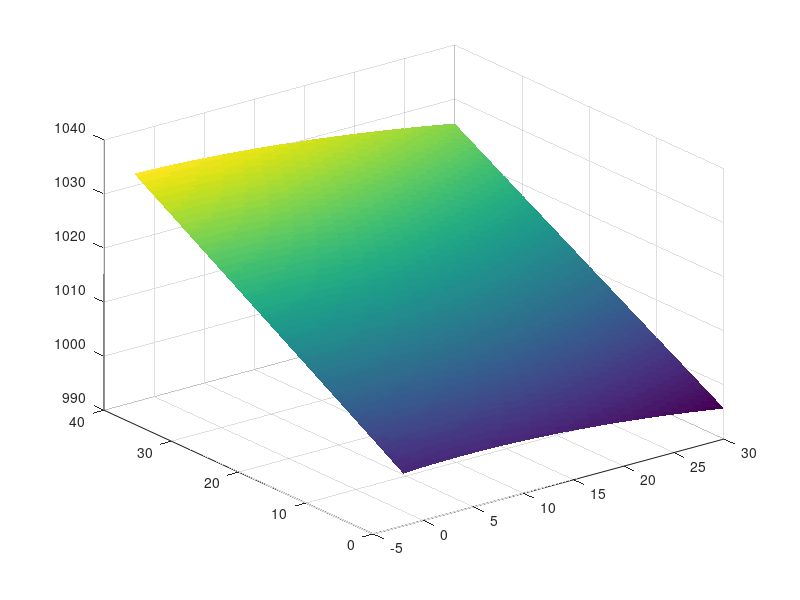

This figure's MATLAB source: (Note: this script raises an error after producing the figure.)
t = linspace(-2, 30, 100);
s = linspace(0, 40, 100);
[T, S] = meshgrid(t, s);
rho0 = 999.842594 + 6.793952e-2 .* T - 9.095290e-3 .* T.^2 + ...
       1.001685e-4 .* T.^3 - 1.120083e-6 .* T.^4 + 6.536336e-9 .* T.^5;
A = 8.24493e-1 - 4.0899e-3 .* T + 7.6438e-5 .* T.^2 - ...
    8.2467e-7 .* T.^3 + 5.3875e-9 .* T.^4;
B = -5.72466e-3 + 1.0227e-4 .* T - 1.6546e-6 .* T.^2;
C = 4.8314e-4;
rho = rho0 + A .* S + B .* S.^(3/2) + C .* S.^2;
figure;
surf(T, S, rho, 'EdgeColor', 'none');
colormap('parula');
alpha(0.6);
colorbar;
xlabel('Temperature (T) [°C]','FontSize', 28);
ylabel('Salinity (S) [PSU]','FontSize', 28);
zlabel('Density (\rho) [kg/m^3]','FontSize', 28);
grid on;
view(45, 30);
